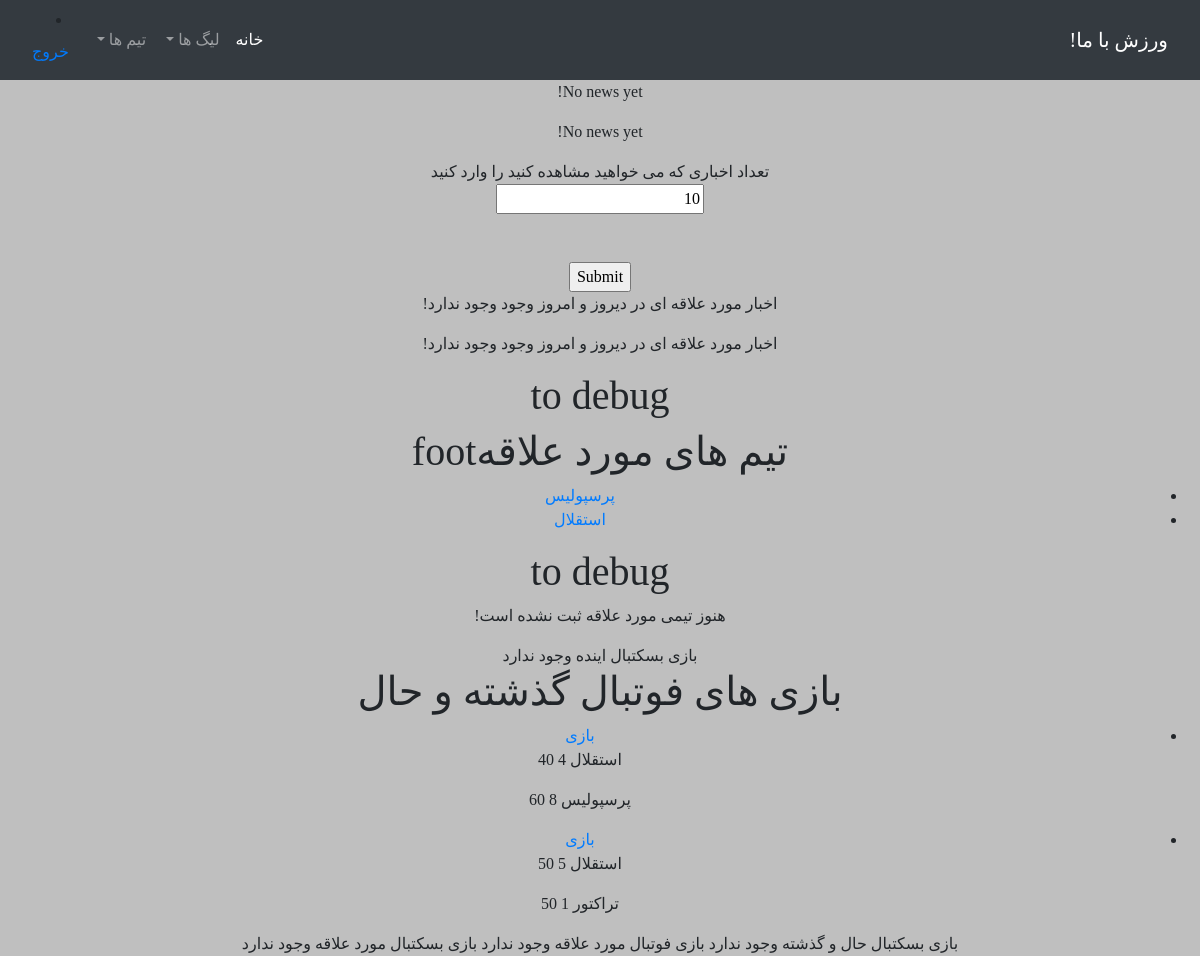
The app's page / (signed in), older data.
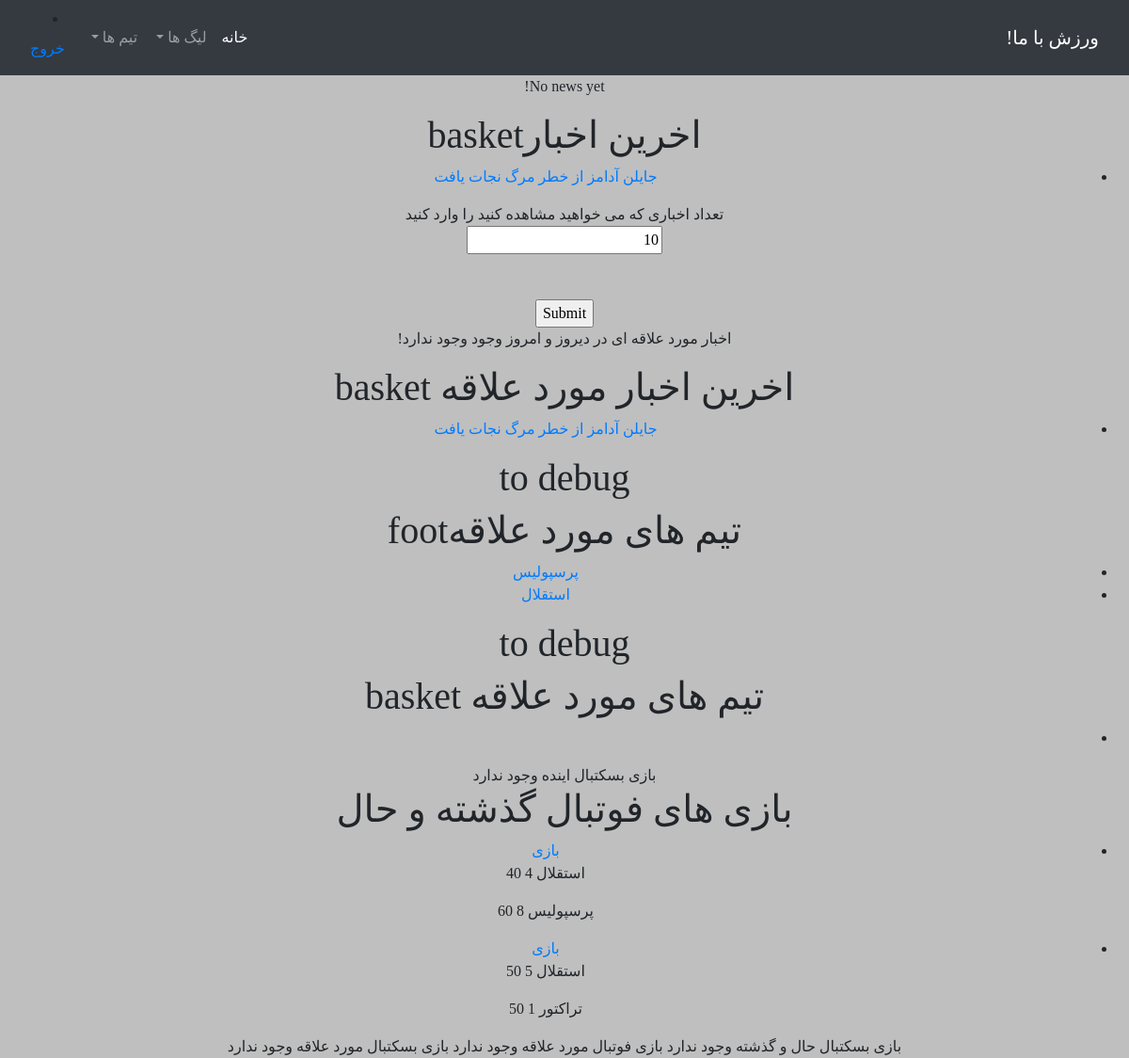
The same page, newer data.
### sport/models/football_models.py (models this page shows, shortened)
class FootballTeam(Team):
    followers = models.ManyToManyField(User)

class FootballGame(Game):
    league = models.ForeignKey(FootballLeague, on_delete=models.CASCADE, blank=True, null=True)

class FootballTeamInFootballGame(models.Model):
    game = models.ForeignKey(FootballGame, on_delete=models.CASCADE)
    team = models.ForeignKey(FootballTeam, on_delete=models.CASCADE)
    team_score = models.IntegerField(blank=True, null=True)
    property_percent = models.IntegerField(blank=True, null=True)
    situation = models.CharField(max_length=3, choices=TEAM_SITUATION_IN_GAME, blank=True, null=True)
    best_player = models.ForeignKey(FootballPlayer, on_delete=models.CASCADE, blank=True, null=True)

### sport/models/general_models.py (models this page shows, shortened)
class News(models.Model):
    type = models.CharField(max_length=1, choices=TYPE_CHOICES, default='F')
    title = models.CharField(max_length=100)
    text = models.TextField()
    publish_date = models.DateField()
    class Meta:
        verbose_name_plural = "Pieces of news"

### sport/views/general_views.py (the view)
# urls.py: path('', recent_general_news_games, name='home'),
def recent_general_news_games(request):
    football_news = News.objects.filter(type__exact='F').filter(publish_date__lte=timezone.now()).filter(
        publish_date__gte=timezone.now() - datetime.timedelta(days=2)).order_by('-publish_date')
    basketball_news = News.objects.filter(type__exact='B').filter(publish_date__lte=timezone.now()).filter(
        publish_date__gte=timezone.now() - datetime.timedelta(days=2)).order_by('-publish_date')
    football_teams = request.user.footballteam_set.all()  # for debug
    basketball_teams = request.user.basketballplayer_set.all()
    f1_ = request.user.footballteam_set.all()
    f2_ = request.user.footballplayer_set.all()
    f3_ = request.user.basketballteam_set.all()
    f4_ = request.user.basketballplayer_set.all()
    f1 = map(lambda x: x.name, f1_)
    f2 = map(lambda x: str(x), f2_)
    f3 = map(lambda x: str(x), f3_)
    f4 = map(lambda x: str(x), f4_)
    favorites = []
    favorites.extend(f1)
    favorites.extend(f2)
    favorites.extend(f3)
    favorites.extend(f4)
    future_football_games = FootballGame.objects.filter(date__gt=timezone.now()).order_by('-date')[:10]
    future_basketball_games = BasketballGame.objects.filter(date__gt=timezone.now()).order_by('-date')[:10]
    football_games = FootballGame.objects.filter(date__lte=timezone.now()).order_by('-date')[:10]
    basketball_games = BasketballGame.objects.filter(date__lte=timezone.now()).order_by('-date')[:10]
    favorite_football_games = FootballGame.objects.filter(
        date__gt=timezone.now() - datetime.timedelta(days=1)).filter(
        date__lte=timezone.now() + datetime.timedelta(days=1)).order_by('-date')[:10]
    favorite_basketball_games = BasketballGame.objects.filter(
        date__gt=timezone.now() - datetime.timedelta(days=1)).filter(
        date__lte=timezone.now() + datetime.timedelta(days=1)).order_by('-date')[:10]
    favorite_football_news = get_related_news_by_all_criteria(football_news, *favorites)
    favorite_basketball_news = get_related_news_by_all_criteria(basketball_news, *favorites)
    if request.POST:
        n = int(request.POST['number'])
        recent_football_news = News.objects.filter(type__exact='F').filter(publish_date__lte=timezone.now()).order_by(
            '-publish_date')[:n]
        recent_basketball_news = News.objects.filter(type__exact='B').filter(publish_date__lte=timezone.now()).order_by(
            '-publish_date')[:n]
    else:
        recent_football_news = News.objects.filter(type__exact='F').filter(publish_date__lte=timezone.now()).order_by(
            '-publish_date')[:10]
        recent_basketball_news = News.objects.filter(type__exact='B').filter(publish_date__lte=timezone.now()).order_by(
            '-publish_date')[:10]
    context = {
        'recent_football_news ': recent_football_news,
        'recent_basketball_news': recent_basketball_news,
        'favorite_football_news': favorite_football_news,
        'favorite_basketball_news': favorite_basketball_news,
        'football_teams': football_teams,
        'basketball_teams': basketball_teams,
        'future_football_games': future_football_games,
        'future_basketball_games': future_basketball_games,
        'football_games': football_games,
        'basketball_games': basketball_games,
        'favorite_football_games': favorite_football_games,
        'favorite_basketball_games': favorite_basketball_games
    }
    return render(request, 'sport/general/general_home_page.html', context)

### sport/models/abstract_models.py (called while the page is built)
    def __str__(self):
        s = self.first_name + " " + self.last_name
        return s

    def __str__(self):
        s = self.name
        return s

### sport/views/general_views.py (called while the page is built)
def get_related_news_by_all_criteria(news, *special_text):
    related_news = set([])
    for st in special_text:
        for n in news:
            for t in n.tag_set.all():
                if t.text.__contains__(st):
                    related_news.add(n)
            if n.title.__contains__(st):
                related_news.add(n)
            if n.text.__contains__(st):
                related_news.add(n)
    related_news = list(related_news)
    return related_news

### sport/templates/sport/general/general_home_page.html (shortened to what the changed rows need)
{% extends 'base.html' %}
{% block content %}
<head>
</head>
<body>
{% if recent_football_news  %}
<h1>اخرین اخبارfoot</h1>
    <ul>
        {% for n in recent_football_news  %}
            <li>
                                <a href="{% url 'sport:news-detail' n.id %}">
                                    {{ n.title }}
                                </a>
            </li>
        {% endfor %}
    </ul>
{% else %}
    <p>
        No news yet!
    </p>
{% endif %}
{% if recent_basketball_news  %}
<h1>اخرین اخبارbasket </h1>
    <ul>
        {% for n in recent_basketball_news  %}
            <li>
                                <a href="{% url 'sport:news-detail' n.id %}">
                                    {{ n.title }}
                                </a>
            </li>
        {% endfor %}
    </ul>
{% else %}
    <p>
        No news yet!
    </p>
{% endif %}
<form action="{% url 'sport:home' %}" method="post">
    تعداد اخباری که می خواهید مشاهده کنید را وارد کنید
    <br>
    <input type="number" name="number" value="10">
    <br>
    <br><br>
    <input type="submit" value="Submit">
</form>
{% if favorite_football_news %}
<h1>اخرین اخبار مورد علاقه foot</h1>
    <ul>
        {% for n in favorite_football_news %}
            <li>
                                <a href="{% url 'sport:news-detail' n.id %}">
                                    {{ n.title }}
                                </a>
            </li>
        {% endfor %}
    </ul>
{% else %}
    <p>
        اخبار مورد علاقه ای در دیروز و امروز وجود وجود ندارد!
    </p>
{% endif %}
{% if favorite_basketball_news %}
<h1>اخرین اخبار مورد علاقه basket</h1>
    <ul>
        {% for n in favorite_basketball_news %}
            <li>
                                <a href="{% url 'sport:news-detail' n.id %}">
                                    {{ n.title }}
                                </a>
            </li>
        {% endfor %}
    </ul>
{% else %}
    <p>
        اخبار مورد علاقه ای در دیروز و امروز وجود وجود ندارد!
    </p>
{% endif %}
<h1>to debug</h1>
{% if football_teams %}
    <h1>تیم های مورد علاقهfoot </h1>
    <ul>
        {% for t in football_teams %}
            <li>
                                <a href="{% url 'sport:football-team-detail' t.id %}">
                                    {{ t.name }}
                                </a>
            </li>
        {% endfor %}
    </ul>
{% else %}
    <p>هنوز تیمی مورد علاقه ثبت نشده است!</p>
{% endif %}
<h1>to debug</h1>
{% if basketball_teams %}
    <h1>تیم های مورد علاقه basket </h1>
    <ul>
        {% for t in basketball_teams %}
            <li>
            </li>
        {% endfor %}
    </ul>
{% else %}
    <p>هنوز تیمی مورد علاقه ثبت نشده است!</p>
{% endif %}
{% if future_basketball_games %}
    <h1>بازی های بسکتبال اینده</h1>
    <ul>
    {% for g in future_basketball_games %}
        <li>
        <a href="{% url 'sport:football-game-detail' g.id %}">
            بازی
        </a>
        {% for tg in g.footballteaminfootballgame_set.all %}
                    <p>{{ tg.team.name }} {{ tg.team_score }} {{ tg.property_percent }} </p>
                {% endfor %}
        </li>
    {% endfor %}
    </ul>
    {% else %}
    بازی بسکتبال اینده وجود ندارد
{% endif %}
{% if football_games %}
    <h1>بازی های فوتبال گذشته و حال</h1>
    <ul>
    {% for g in football_games %}
        <li>
        <a href="{% url 'sport:football-game-detail' g.id %}">
            بازی
        </a>
        {% for tg in g.footballteaminfootballgame_set.all %}
                    <p>{{ tg.team.name }} {{ tg.team_score }} {{ tg.property_percent }} </p>
                {% endfor %}
        </li>
    {% endfor %}
    </ul>
    {% else %}
    بازی های فوتبال گذشته و حال وجود ندارد
{% endif %}
{% if basketball_games %}
    <h1>بازی های بسکتبال حال و گذشته</h1>
    <ul>
    {% for g in basketball_games %}
        <li>
        <a href="{% url 'sport:football-game-detail' g.id %}">
            بازی
        </a>
        {% for tg in g.footballteaminfootballgame_set.all %}
                    <p>{{ tg.team.name }} {{ tg.team_score }} {{ tg.property_percent }} </p>
                {% endfor %}
        </li>
    {% endfor %}
    </ul>
    {% else %}
    بازی بسکتبال حال و گذشته وجود ندارد
{% endif %}
{% if favorite_football_games %}
    <h1>بازی های فوتبال مورد علاقه</h1>
    <ul>
    {% for g in favorite_football_games %}
        <li>
        <a href="{% url 'sport:football-game-detail' g.id %}">
            بازی
        </a>
        {% for tg in g.footballteaminfootballgame_set.all %}
                    <p>{{ tg.team.name }} {{ tg.team_score }} {{ tg.property_percent }} </p>
                {% endfor %}
        </li>
    {% endfor %}
    </ul>
    {% else %}
    بازی فوتبال مورد علاقه وجود ندارد
{% endif %}
{% if favorite_basketball_games %}
    <h1>بازی بسکتبال مورد علاقه</h1>
    <ul>
    {% for g in favorite_basketball_games %}
        <li>
        <a href="{% url 'sport:football-game-detail' g.id %}">
            بازی
        </a>
        {% for tg in g.footballteaminfootballgame_set.all %}
                    <p>{{ tg.team.name }} {{ tg.team_score }} {{ tg.property_percent }} </p>
                {% endfor %}
        </li>
    {% endfor %}
    </ul>
    {% else %}
    بازی بسکتبال مورد علاقه وجود ندارد
{% endif %}
</body>
{% endblock %}

Row changes from the older to the newer data that the page shows:
added News: title "جایلن آدامز از خطر مرگ نجات یافت"
Text that changed along with them:
text no longer shown: "No news yet! اخبار مورد علاقه ای در دیروز و امروز وجود وجود ندارد! هنوز تیمی مورد علاقه ثبت نشده است!"
text now shown: "اخرین اخبارbasket اخرین اخبار مورد علاقه basket تیم های مورد علاقه basket"
